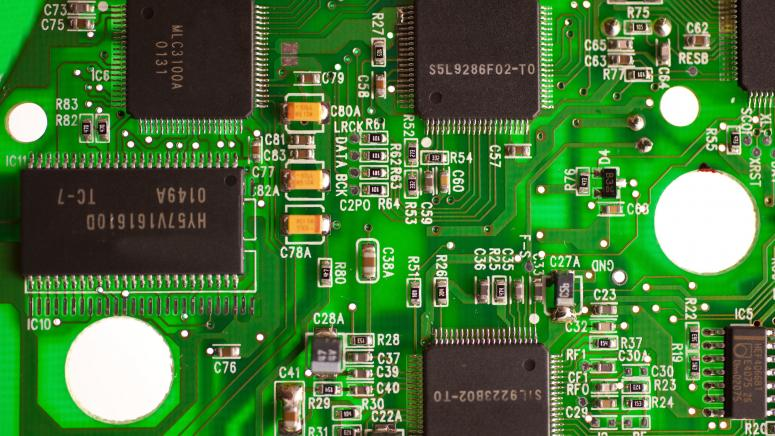
%> input picture Digital Image Processing/circuit.jpg, 775 x 436 px
$ octave DIP_3_c_harmonic_geometric_mean_filter.m   (GNU Octave 9; MATLAB toolbox functions it lacks are replaced by stand-ins)
%> lines starting %> are read from the running program, lines starting %| are printed output that depends on the picture

clear all;
close all;
im = imread('H:\4Y1S\Digital Image Processing\circuit.jpg');
%> im is the input picture: size 436x775x3 uint8; mean R, G, B 70.2, 118.8, 57.6
subplot(2,3,1)
imshow(im);

img = rgb2gray(im);
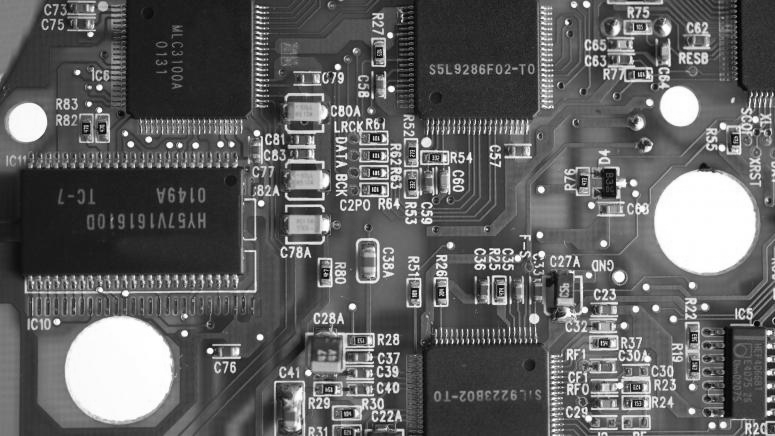
%> img: size 436x775 uint8; min 1, max 255, mean 97.3
subplot(2,3,2)
imshow(img);

nimg = imnoise(img,'gaussian');
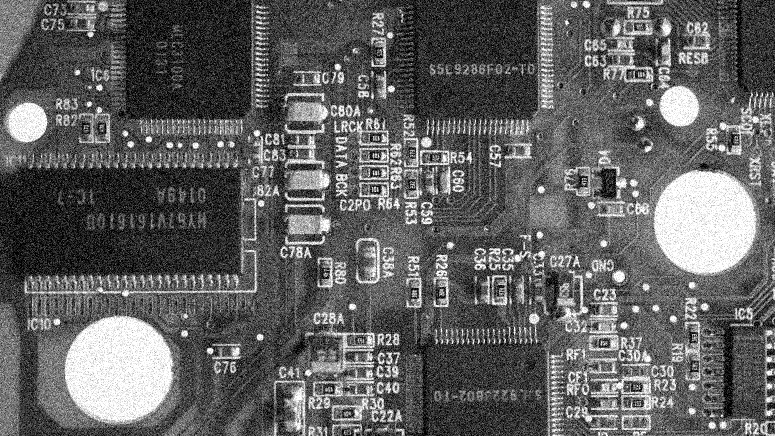
%> nimg: size 436x775 uint8; min 0, max 255, mean 96.9
subplot(2,3,3)
imshow(nimg);
dimg = im2double(nimg);
m=5;
n=5;
hmf =(m*n)./imfilter(1./(dimg+eps),ones(m,n),'replicate');
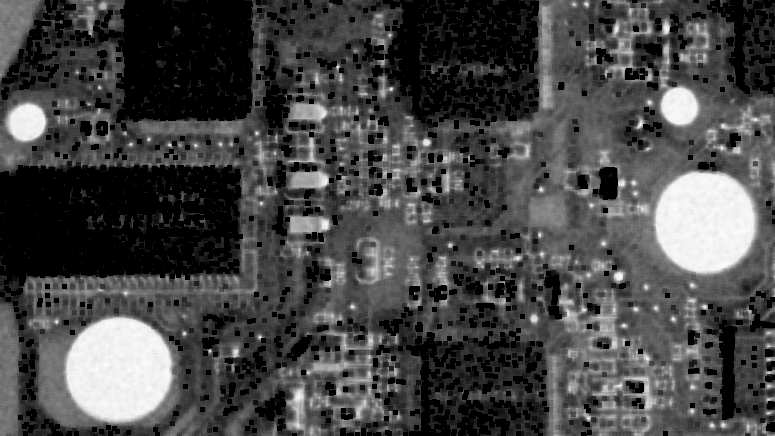
%> hmf: size 436x775 double; min 4.27e-16, max 0.994, mean 0.282

subplot(2,3,4)
%output_img = mat2gray(abs(hmf));
imshow(hmf);
title('Harmonic mean filter');

%gmf =(imfilter(nimg,ones(m,n),'replicate')).^1./(m*n);
gmf = exp(imfilter(log(dimg), ones(m, n), 'replicate')) .^ (1/(m*n));
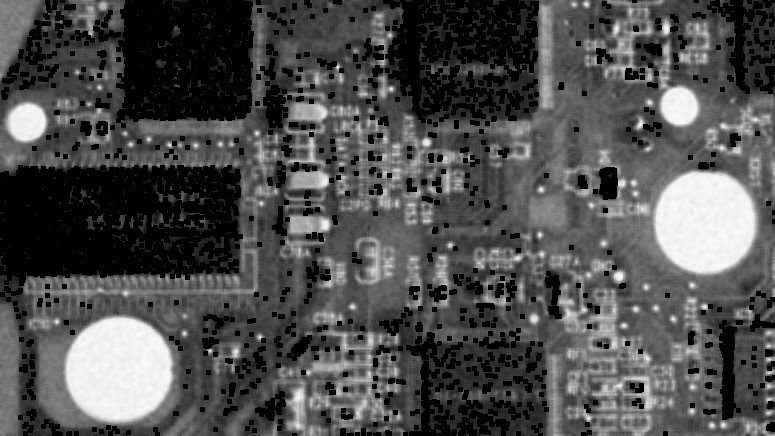
%> gmf: size 436x775 double; min 0, max 0.994, mean 0.31
subplot(2,3,5)
imshow(gmf);
title('Geometric mean filter');

$ run again, with Digital Image Processing/flower.jpg copied over Digital Image Processing/circuit.jpg
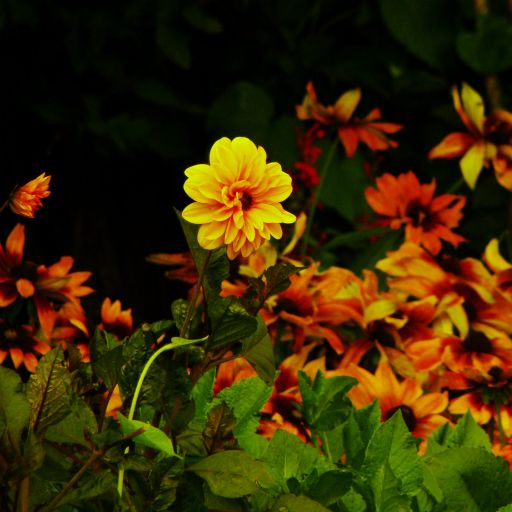
%> input picture Digital Image Processing/flower.jpg, 512 x 512 px
%> im is the input picture: size 512x512x3 uint8; mean R, G, B 58, 41.2, 2.5
%> `nimg = imnoise(img,'gaussian');`:
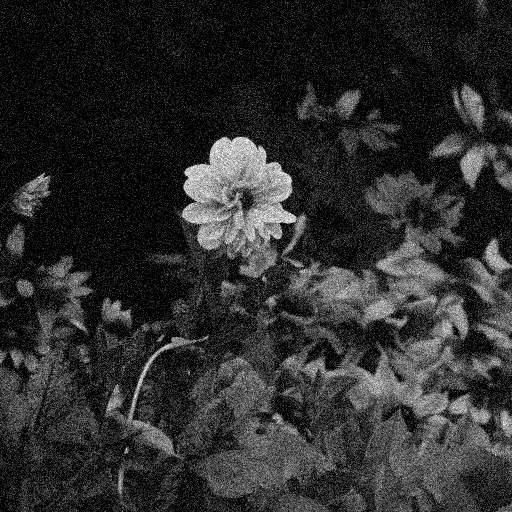
%> nimg: size 512x512 uint8; min 0, max 255, mean 45.6
%> `hmf =(m*n)./imfilter(1./(dimg+eps),ones(m,n),'replicate');`:
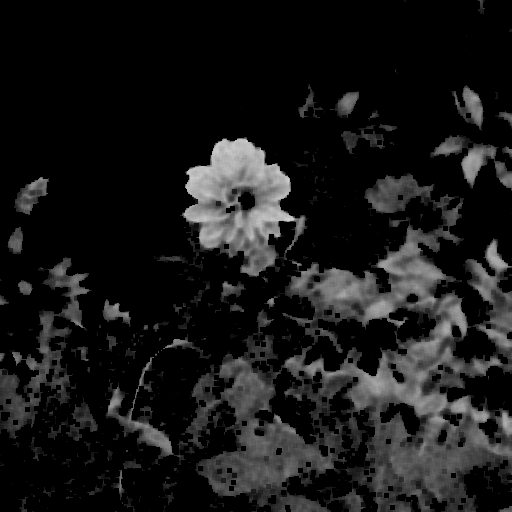
%> hmf: size 512x512 double; min 2.31e-16, max 0.817, mean 0.0962

$ run again, with Digital Image Processing/flower_b.jpg copied over Digital Image Processing/circuit.jpg
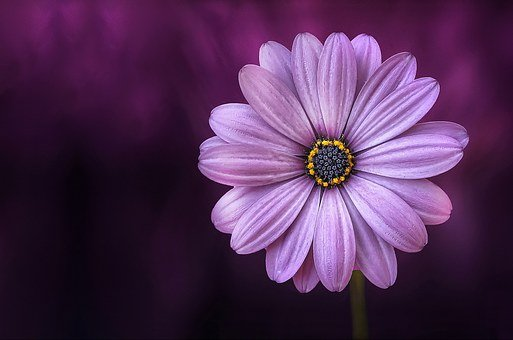
%> input picture Digital Image Processing/flower_b.jpg, 513 x 340 px
%> im is the input picture: size 340x513x3 uint8; mean R, G, B 81.4, 46.5, 84.9
%> `nimg = imnoise(img,'gaussian');`:
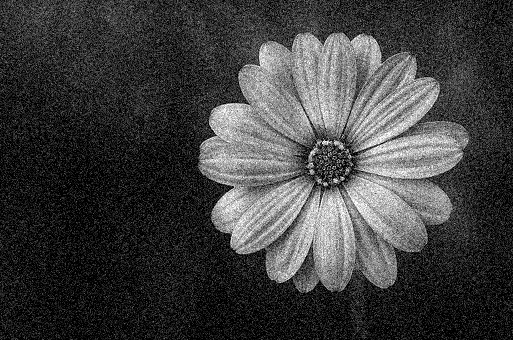
%> nimg: size 340x513 uint8; min 0, max 255, mean 63.3
%> `hmf =(m*n)./imfilter(1./(dimg+eps),ones(m,n),'replicate');`:
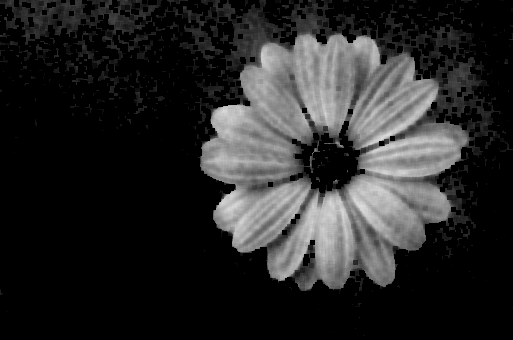
%> hmf: size 340x513 double; min 2.92e-16, max 0.874, mean 0.159
